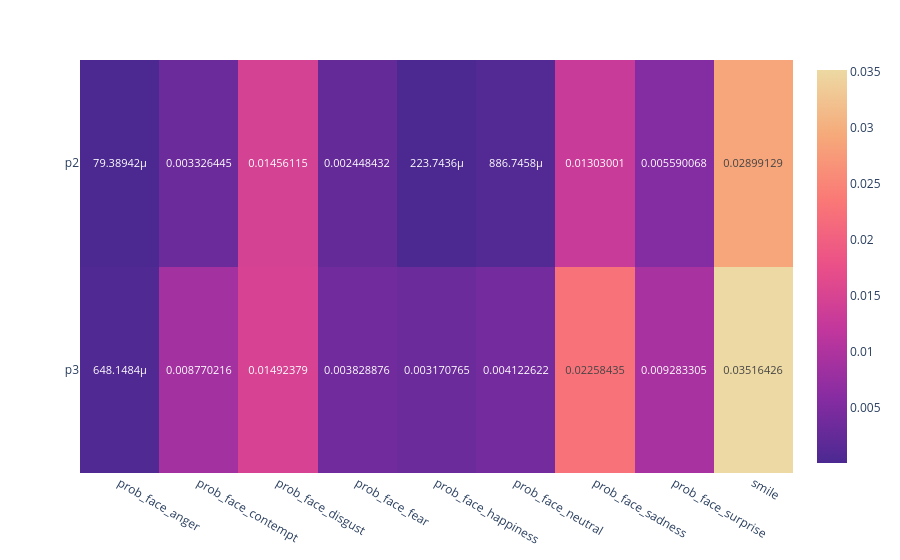

The cell this chart's notebook holds for it:
### Code cell
fig_r

### Figure 1 — Plotly figure (JSON) as saved in the notebook; plotly's stock layout.template omitted (floating-point values rounded to 4 significant figures)
{"data": [{"coloraxis": "coloraxis", "hovertemplate": "x: %{x}<br>y: %{y}<br>color: %{z}<extra></extra>", "name": "0", "texttemplate": "%{z}", "type": "heatmap", "x": ["prob_face_anger", "prob_face_contempt", "prob_face_disgust", "prob_face_fear", "prob_face_happiness", "prob_face_neutral", "prob_face_sadness", "prob_face_surprise", "smile"], "xaxis": "x", "y": ["p2", "p3"], "yaxis": "y", "z": [[7.939e-05, 0.003326, 0.01456, 0.002448, 0.0002237, 0.0008867, 0.01303, 0.00559, 0.02899], [0.0006481, 0.00877, 0.01492, 0.003829, 0.003171, 0.004123, 0.02258, 0.009283, 0.03516]]}], "layout": {"coloraxis": {"colorscale": [[0, "rgb(75, 41, 145)"], [0.1667, "rgb(135, 44, 162)"], [0.3333, "rgb(192, 54, 157)"], [0.5, "rgb(234, 79, 136)"], [0.6667, "rgb(250, 120, 118)"], [0.8333, "rgb(246, 169, 122)"], [1, "rgb(237, 217, 163)"]]}, "margin": {"t": 60}, "xaxis": {"anchor": "y", "domain": [0, 1]}, "yaxis": {"anchor": "x", "autorange": "reversed", "domain": [0, 1]}}}
